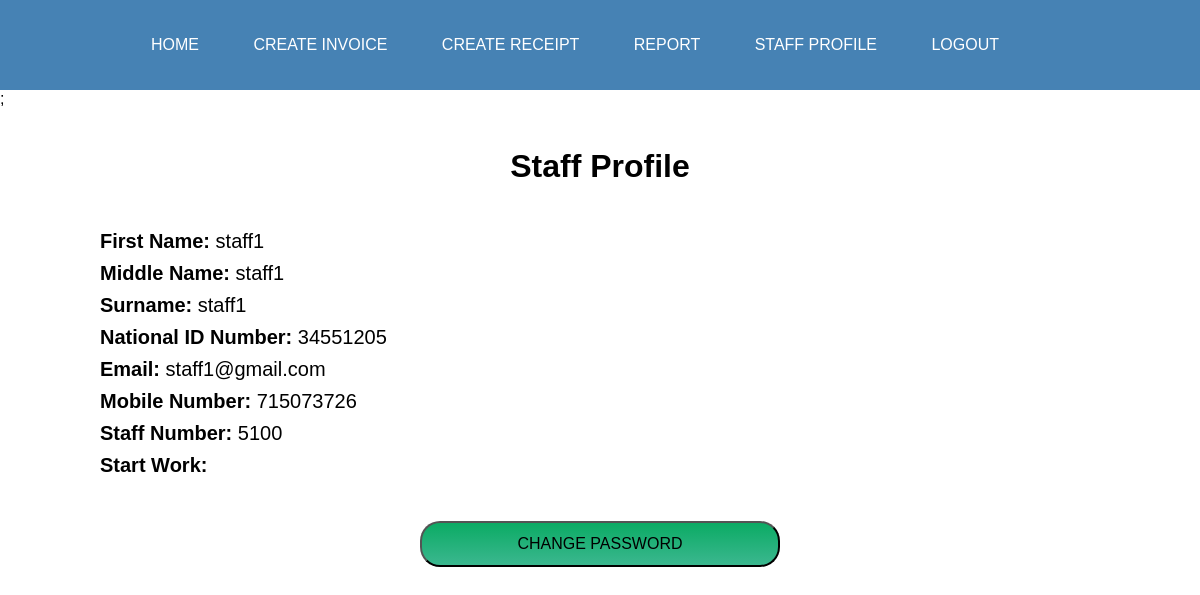
/staff.profile.php (signed in), run on the app's committed database.
### tables this page shows
CREATE TABLE `staff` (
  `id` int(11) NOT NULL,
  `id_number` int(11) NOT NULL,
  `first_name` varchar(100) NOT NULL,
  `middle_name` varchar(100) NOT NULL,
  `surname` varchar(100) NOT NULL,
  `email` varchar(255) NOT NULL,
  `mobile_number` int(11) NOT NULL,
  `staff_number` int(11) NOT NULL,
  `staffpassword` varchar(100) NOT NULL,
  `staffrole` varchar(100) NOT NULL
);

### staff.profile.php (the view, shortened to what this page needs)
<?php
include  "include/connection.inc.php";
$email=$_SESSION['user'];
$sql="SELECT * FROM staff WHERE email ='$email'";
$qry = mysqli_query($conn, $sql);
?>
<html>
    <head>
    <link rel="stylesheet"  href="cust.profile.css">
    <link rel="stylesheet"  href="dashboard.cust.css">
</head>
<body>
	<?php include 'menu.staff.php';?>;
    <div class="profile">
    <h1>Staff Profile</h1>
</div>
<?php
      while ($row = mysqli_fetch_assoc($qry)) {
       ?>
    <div class="dis1">
       <ul>
            <li>  <b> First Name:  </b> <?php echo$row['first_name'];?></li>
            <li>  <b> Middle Name:  </b> <?php echo$row['middle_name'];?></li>
            <li>  <b> Surname:  </b> <?php echo$row['surname'];?></li>
            <li>  <b> National ID Number:  </b> <?php echo$row['id_number'];?></li>
            <li>  <b> Email:  </b> <?php echo$row['email'];?></li>
            <li>  <b> Mobile Number:  </b> <?php echo$row['mobile_number'];?></li>
            <li>  <b> Staff Number:  </b> <?php echo$row['staff_number'];?></li>
            <li>  <b> Start Work:  </b> <?php echo$row['start_work_date'];?></li>
        </ul>
      </div>
      <center>
      <a href="staff.change.password.php"><button name="update_cust_details"> CHANGE PASSWORD </button> </a>
      </center>
<?php
      }
      ?>
</body>
</html

### cust.profile.css (style rules this page uses)
* { margin: 0; padding: 0; font-family: Arial, New Times Roman; }
.profile h1 { text-align: center; padding-top: 40px; padding-bottom: 40px; }
.dis1 { margin-left: 100px; line-height: 1.6; font-size: 20px; }
.dis1 ul li { list-style: none; }

### dashboard.cust.css (style rules this page uses)
* { margin: 0; padding: 0; font-family: Arial, New Times Roman; }

### staff.profile.php (style rules this page uses)
button { margin-top: 40px; margin-bottom: 20px; width: 30%; font-size: 16px; padding: 12px 10px; background: linear-gradient(#0bab64,#3bb78f); border-radius: 20px; }

### data on the page
staff: first_name "staff1", middle_name "staff1", surname "staff1", id_number "34551205", email "staff1@gmail.com", mobile_number "715073726", staff_number "5100"
